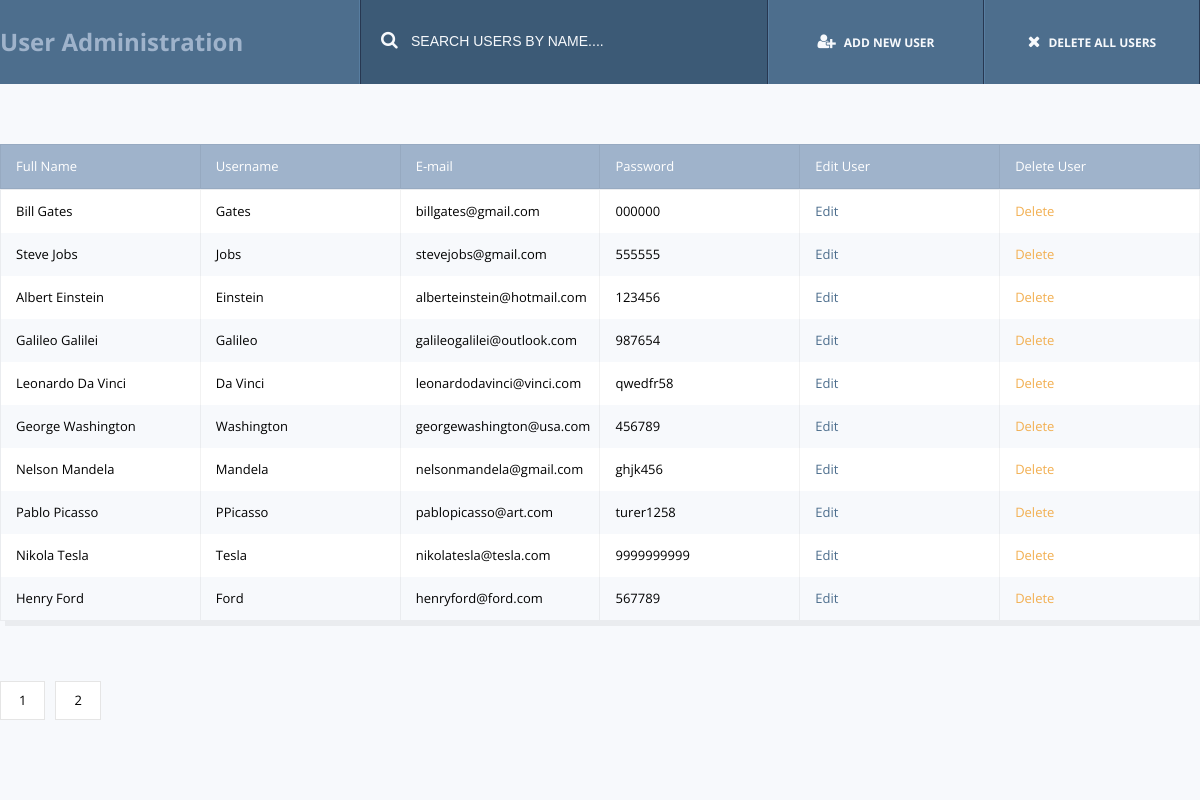
The page / on the database its author committed.
### tables this page shows
CREATE TABLE `users` (
  `id` int(11) NOT NULL,
  `name` varchar(100) NOT NULL,
  `username` varchar(100) NOT NULL,
  `email` varchar(100) NOT NULL,
  `password` varchar(50) NOT NULL
);

### classDatabaseAccess.php (called while the page is built, shortened)
<?php
class databaseAccess {
	protected $database_name = 'database';
	protected $database_user = 'root';
	protected $database_password = '';
	protected $database_host = 'localhost';
	protected $connect_database;
	public function __construct() {
        if (!isset($this->connect_database)) {
             $this->connect_database = new mysqli($this->database_host, $this->database_user, $this->database_password, $this->database_name);
        }
        return $this->connect_database;
    }
}

### classUsers.php (called while the page is built, shortened)
<?php
require_once 'classDatabaseAccess.php';
class users extends databaseAccess {
    public function getUsers($pagePagination){
        $perpage = 10;
        $calc = $perpage * $pagePagination;
		$start = $calc - $perpage;
		$query = "SELECT * FROM users ORDER BY id ASC LIMIT $start, $perpage";
        $result = $this->connect_database->query($query);
        $rows = array();
        while ($row = $result->fetch_assoc()) {
            $rows[] = $row;
        }
        return $rows;
    }
	public function totalpages(){
        $perpage = 10;
        $query = "select Count(*) As Total FROM users";
        $result = $this->connect_database->query($query);
        $rs = $result->fetch_assoc();
        $total = $rs["Total"];
        $totalPages = ceil($total / $perpage);
        return $totalPages;
    }
}
?>

### index.php (the view, shortened to what this page needs)
<?php
require_once 'classUsers.php';
$user = new users();
if(isset($_GET["pagePagination"])){
$pagePagination = intval($_GET["pagePagination"]);
} else {
$pagePagination = 1;
}
if(isset($_GET["search"])){
$searchAttribute = $_GET["search"];
} else {
$searchAttribute = '';
}
if(isset($_GET["search"])){
$allUsers = $user->getSearchUsers($searchAttribute, $pagePagination);
} else {
$allUsers = $user->getUsers($pagePagination);
}
?>
    <!DOCTYPE html>
    <html lang="en">
    <head>
        <link href="https://maxcdn.bootstrapcdn.com/font-awesome/4.7.0/css/font-awesome.min.css" rel="stylesheet">
        <link rel="stylesheet" href="css/style.css">
    </head>
    <body id="<?php if(isset($_GET["editID"])){ ?>editpage<?php } ?>">
                <header class="header clearfix">
                    <div class="container">
                        <h1 class="logo">User Administration</h1>
                        <a id="deleteAllUsers" href="actionDeleteAllUsers.php" class="button button-primary last"><i class="fa fa-times" aria-hidden="true"></i>DELETE ALL USERS</a>
                        <a id="addNewUser" onclick="openAddForm()" class="button button-primary"><i class="fa fa-user-plus" aria-hidden="true"></i>ADD NEW USER</a>
                        <form id="searchForm" class="searchform" method="get" action="index.php">
                            <input id="searchInput" name="search" type="text" value="<?php echo $searchAttribute; ?>" class="form-control" placeholder="SEARCH USERS BY NAME....">
                        </form>
                    </div>
                </header>
                <div class="section clearfix">
                    <div class="container">
                                <ul class="user-list-head">
                                    <li>
                                        Full Name
                                    </li>
                                    <li>
                                        Username
                                    </li>
                                    <li>
                                        E-mail
                                    </li>
                                    <li>
                                        Password
                                    </li>
                                    <li>
                                        Edit User
                                    </li>
                                    <li>
                                        Delete User
                                    </li>
                                </ul>
                                <ul id="showUsers" class="user-lists">
                                    <?php  if(empty($allUsers)) { ?>
                                        <li>
                                            <p>No users added, please add new users.</p>
                                        </li>
                                        <?php  } else { ?>
                                            <?php  foreach ($allUsers as $key => $userKey) { ?>
                                                <li>
                                                    <ul>
                                                        <li>
                                                            <?php echo $userKey['name']; ?>
                                                        </li>
                                                        <li>
                                                            <?php echo $userKey['username']; ?>
                                                        </li>
                                                        <li>
                                                            <?php echo $userKey['email']; ?>
                                                        </li>
                                                        <li>
                                                            <?php echo $userKey['password']; ?>
                                                        </li>
                                                        <li><a class="edit-button" href="index.php?editID=<?php echo $userKey['id']; ?>">Edit</a></li>
                                                        <li><a class="delete-button" href="actionDeleteUser.php?id=<?php echo $userKey['id']; ?>" onClick="return confirm('Are you sure to delete User?');">Delete</a></li>
                                                    </ul>
                                                </li>
                                                <?php  } ?>
                                                    <?php } ?>
                                </ul>
                                <div id="paginationContainer" class="pagination">
                                    <?php if(isset($_GET["search"])){ ?>
                                        <?php  $totalPages = $user->totalsearchpages($searchAttribute); for($i=1; $i <= $totalPages; $i++) {?>
                                            <a href="index.php?pagePagination=<?php echo $i; ?>&search=<?php echo $searchAttribute; ?>">
                                                <?php echo $i; ?>
                                            </a>
                                            <?php } ?>
                                                <?php } else {?>
                                                    <?php  $totalPages = $user->totalpages(); for($i=1; $i <= $totalPages; $i++) {?>
                                                        <a href="index.php?pagePagination=<?php echo $i; ?>">
                                                            <?php echo $i; ?>
                                                        </a>
                                                        <?php } ?>
                                                            <?php } ?>
                                </div>
                    </div>
                </div>
    </body>
    </html>

### css/style.css (style rules this page uses)
﻿ html, body, div, span, applet, object, iframe, h1, h2, h3, h4, h5, h6, p, blockquote, pre, a, abbr, acronym, address, big, cite, code, del, dfn, em, img, ins, kbd, q, s, samp, small, strike, strong, sub, sup, tt, var, b, u, i, center, button, dl, dt, dd, ol, ul, li, fieldset, form, label, legend, table, caption, tbody, tfoot, thead, tr, th, td, article, aside, canvas, details, embed, figure, figcaption, footer, header, hgroup, menu, nav, output, ruby, section, summary, time, mark, audio, video { margin: 0; padding: 0; border: 0; font-size: 100%; font: inherit; vertical-align: baseline; }
article, aside, details, figcaption, figure, footer, header, hgroup, menu, nav, section { display: block; }
body { line-height: 1; }
ol, ul { list-style: none; }
a, button { text-decoration: none; cursor: pointer; }
input, textarea, button, input:focus, textarea:focus, button:focus, button:hover { outline: 0; }
.clearfix:before, .clearfix:after { display: table; content: " "; }
.clearfix:after { clear: both; }
body { background: #F7F9FC; font-size: 13px; line-height: 1; font-family: 'Open Sans', Arial sans-serif; font-weight: 400; font-style: normal; padding: 0; margin: 0; }
.section { display: block; width: 100%; float: left; position: relative; }
.container { max-width: 1200px; margin: 0 auto; display: block; }
.header { float: left; width: 100%; background: #4D6E8D; }
.header .button { float: right; padding: 33px 30px; border-right: 1px solid #273751; border-left: 1px solid #587ea1; width: 18%; text-align: center; }
.header .button.last:before { right: -2px; top: 0; background: #587ea1; width: 1px; content: ""; position: absolute; height: 100%; }
.logo { font-size: 24px; line-height: 1; float: left; padding: 30px 30px 30px 0; color: #9FB3CB; font-weight: 700; margin: 0; width: 30%; border-right: 1px solid #587ea1; background: #4D6E8D; }
.button { float: left; padding: 15px 24px; line-height: 16px; font-size: 12px; font-weight: 700; position: relative; }
.button-primary { background: #4D6E8D; color: #F7F9FC; }
.button i { padding: 0 8px 0 0; font-size: 16px; }
.searchform { float: right; position: relative; width: 34%; background: #3C5A76; border-right: 1px solid #273751; border-left: 1px solid #273751; }
.searchform:before { content: "\f002"; font: normal normal normal 18px/1 FontAwesome; position: absolute; left: 20px; top: 31px; color: #F7F9FC; }
.searchform input { float: left; position: relative; background: transparent; color: #F7F9FC; font-size: 14px; line-height: 1.5; padding: 31px 30px 32px 50px; border: 0; width: 100%; }
.user-lists { float: left; width: 100%; position: relative; margin: 0 0 60px; border: 1px solid rgba(0, 0, 0, 0.05); border-right: 0; -webkit-box-shadow: 5px 5px 0 rgba(0, 0, 0, 0.05); box-shadow: 5px 5px 0 rgba(0, 0, 0, 0.05); }
.user-lists li { float: left; width: 100%; position: relative; }
.user-lists li ul { float: left; width: 100%; position: relative; }
.user-lists li:nth-child(odd) > ul { background: #fff; }
.user-lists li ul li { float: left; width: 16.666666666%; position: relative; padding: 15px 15px; min-height: 43px; line-height: 1; border-right: 1px solid rgba(0, 0, 0, 0.05); }
.edit-button { background: transparent; border: 0; color: #4D6E8D; }
.delete-button { background: transparent; border: 0; color: #F2AF51; }
.user-list-head { float: left; width: 100%; position: relative; background: #9FB3CB; margin: 60px 0 0; border: 1px solid rgba(0, 0, 0, 0.05); border-right: 0; }
.user-list-head li { float: left; width: 16.666666666%; position: relative; padding: 15px 15px; line-height: 1; border-right: 1px solid rgba(0, 0, 0, 0.05); background: #9FB3CB; color: #fff; }
.pagination { float: left; width: 100%; margin: 0 0 60px; }
.pagination a { float: left; background: #fff; border: 1px solid rgba(0, 0, 0, 0.1); padding: 12px 18px; line-height: 1; text-align: center; margin: 0 10px 0 0; color: #000; }

### rows shown on the page
users: name "Bill Gates", username "Gates", email "billgates@gmail.com", password "000000"
users: name "Steve Jobs", username "Jobs", email "stevejobs@gmail.com", password "555555"
users: name "Albert Einstein", username "Einstein", email "alberteinstein@hotmail.com", password "123456"
users: name "Galileo Galilei", username "Galileo", email "galileogalilei@outlook.com", password "987654"
users: name "Leonardo Da Vinci", username "Da Vinci", email "leonardodavinci@vinci.com", password "qwedfr58"
users: name "George Washington", username "Washington", email "georgewashington@usa.com", password "456789"
users: name "Nelson Mandela", username "Mandela", email "nelsonmandela@gmail.com", password "ghjk456"
users: name "Pablo Picasso", username "PPicasso", email "pablopicasso@art.com", password "turer1258"
users: name "Nikola Tesla", username "Tesla", email "nikolatesla@tesla.com", password "9999999999"
users: name "Henry Ford", username "Ford", email "henryford@ford.com", password "567789"
